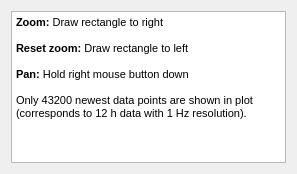
<?xml version="1.0" encoding="UTF-8"?>
<ui version="4.0">
 <class>quickguidewindow</class>
 <widget class="QWidget" name="quickguidewindow">
  <property name="geometry">
   <rect>
    <x>0</x>
    <y>0</y>
    <width>297</width>
    <height>174</height>
   </rect>
  </property>
  <property name="windowTitle">
   <string>Quick guide</string>
  </property>
  <layout class="QHBoxLayout" name="horizontalLayout">
   <item>
    <widget class="QTextEdit" name="textEdit">
     <property name="html">
      <string>&lt;!DOCTYPE HTML PUBLIC &quot;-//W3C//DTD HTML 4.0//EN&quot; &quot;http://www.w3.org/TR/REC-html40/strict.dtd&quot;&gt;
&lt;html&gt;&lt;head&gt;&lt;meta name=&quot;qrichtext&quot; content=&quot;1&quot; /&gt;&lt;meta charset=&quot;utf-8&quot; /&gt;&lt;style type=&quot;text/css&quot;&gt;
p, li { white-space: pre-wrap; }
&lt;/style&gt;&lt;/head&gt;&lt;body style=&quot; font-family:'Segoe UI'; font-size:9pt; font-weight:400; font-style:normal;&quot;&gt;
&lt;p style=&quot; margin-top:0px; margin-bottom:0px; margin-left:0px; margin-right:0px; -qt-block-indent:0; text-indent:0px;&quot;&gt;&lt;span style=&quot; font-family:'MS Shell Dlg 2'; font-size:8.25pt; font-weight:600;&quot;&gt;Zoom:&lt;/span&gt;&lt;span style=&quot; font-family:'MS Shell Dlg 2'; font-size:8.25pt;&quot;&gt; Draw rectangle to right&lt;/span&gt;&lt;/p&gt;
&lt;p style=&quot;-qt-paragraph-type:empty; margin-top:0px; margin-bottom:0px; margin-left:0px; margin-right:0px; -qt-block-indent:0; text-indent:0px; font-family:'MS Shell Dlg 2'; font-size:8.25pt;&quot;&gt;&lt;br /&gt;&lt;/p&gt;
&lt;p style=&quot; margin-top:0px; margin-bottom:0px; margin-left:0px; margin-right:0px; -qt-block-indent:0; text-indent:0px;&quot;&gt;&lt;span style=&quot; font-family:'MS Shell Dlg 2'; font-size:8.25pt; font-weight:600;&quot;&gt;Reset zoom:&lt;/span&gt;&lt;span style=&quot; font-family:'MS Shell Dlg 2'; font-size:8.25pt;&quot;&gt; Draw rectangle to left&lt;/span&gt;&lt;/p&gt;
&lt;p style=&quot;-qt-paragraph-type:empty; margin-top:0px; margin-bottom:0px; margin-left:0px; margin-right:0px; -qt-block-indent:0; text-indent:0px; font-family:'MS Shell Dlg 2'; font-size:8.25pt;&quot;&gt;&lt;br /&gt;&lt;/p&gt;
&lt;p style=&quot; margin-top:0px; margin-bottom:0px; margin-left:0px; margin-right:0px; -qt-block-indent:0; text-indent:0px;&quot;&gt;&lt;span style=&quot; font-family:'MS Shell Dlg 2'; font-size:8.25pt; font-weight:600;&quot;&gt;Pan:&lt;/span&gt;&lt;span style=&quot; font-family:'MS Shell Dlg 2'; font-size:8.25pt;&quot;&gt; Hold right mouse button down&lt;/span&gt;&lt;/p&gt;
&lt;p style=&quot;-qt-paragraph-type:empty; margin-top:0px; margin-bottom:0px; margin-left:0px; margin-right:0px; -qt-block-indent:0; text-indent:0px; font-family:'MS Shell Dlg 2'; font-size:8.25pt;&quot;&gt;&lt;br /&gt;&lt;/p&gt;
&lt;p style=&quot; margin-top:0px; margin-bottom:0px; margin-left:0px; margin-right:0px; -qt-block-indent:0; text-indent:0px;&quot;&gt;&lt;span style=&quot; font-family:'MS Shell Dlg 2'; font-size:8.25pt;&quot;&gt;Only 43200 newest data points are shown in plot (corresponds to 12 h data with 1 Hz resolution).&lt;/span&gt;&lt;/p&gt;&lt;/body&gt;&lt;/html&gt;</string>
     </property>
     <property name="textInteractionFlags">
      <set>Qt::TextSelectableByKeyboard|Qt::TextSelectableByMouse</set>
     </property>
    </widget>
   </item>
  </layout>
 </widget>
 <resources/>
 <connections/>
</ui>
